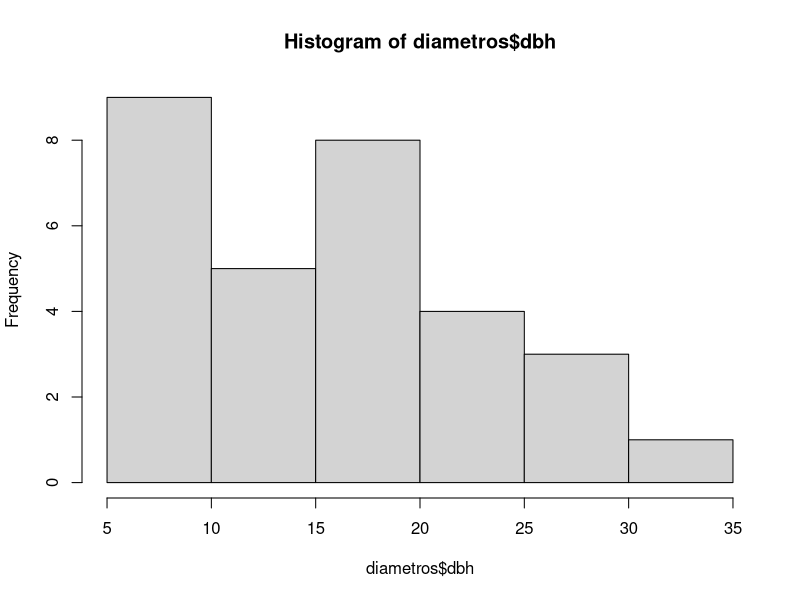
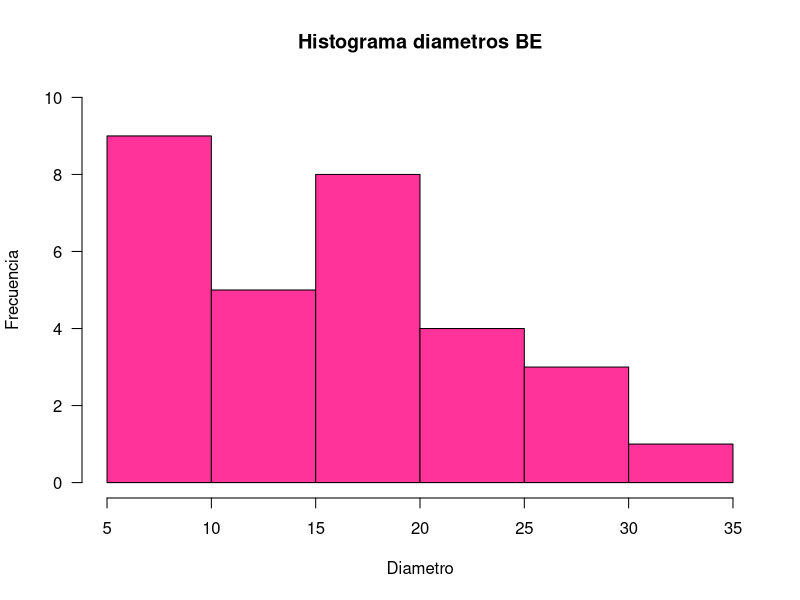
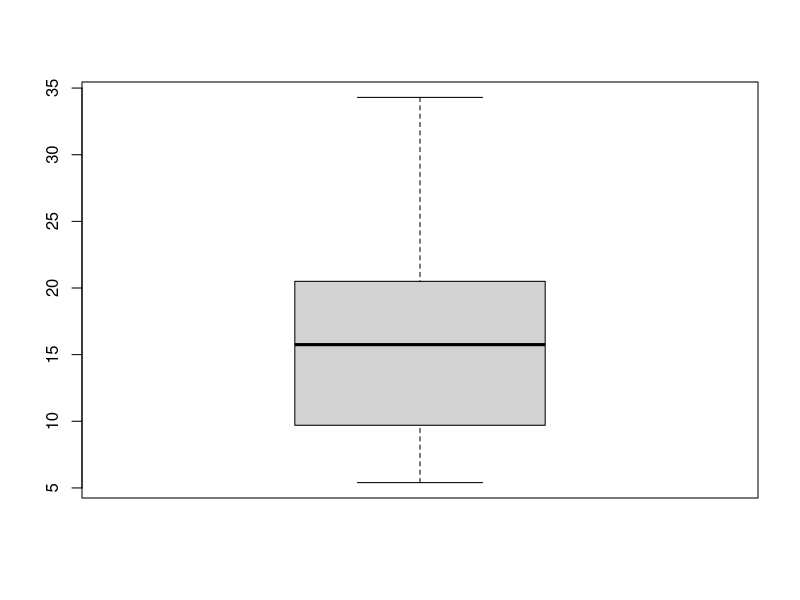
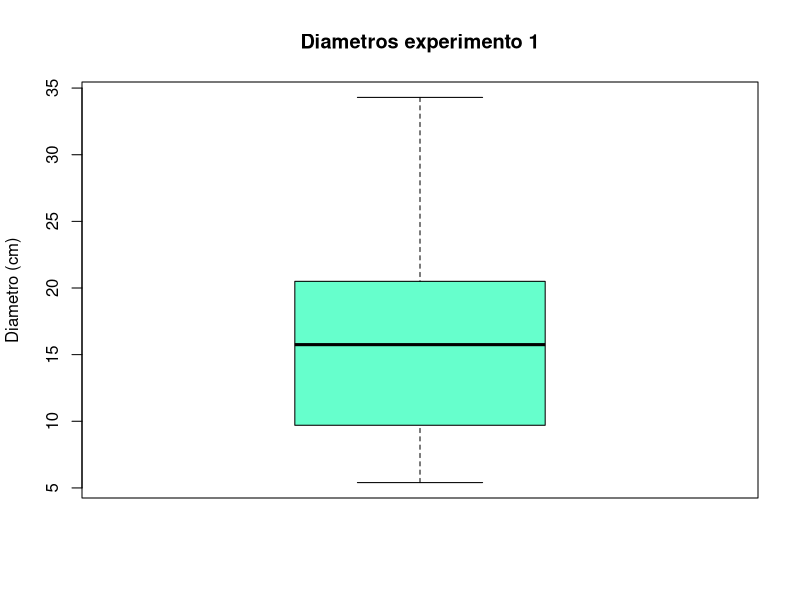
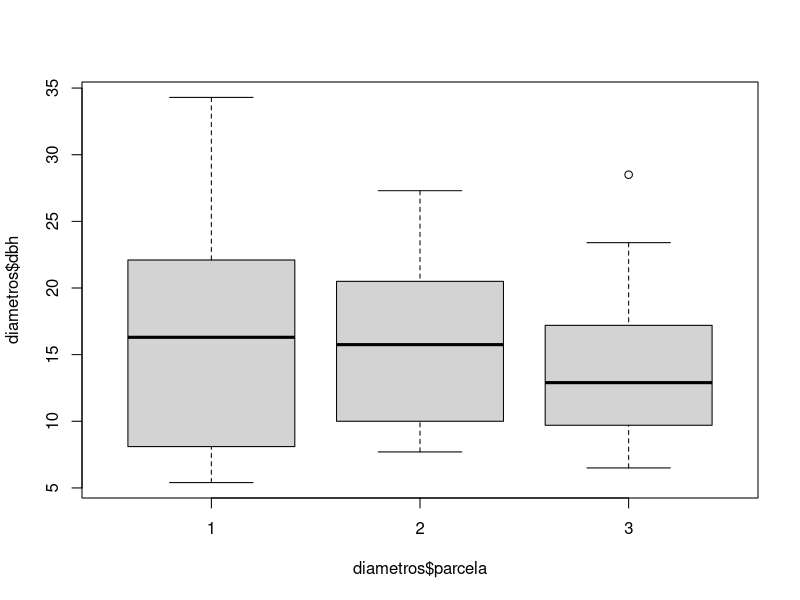
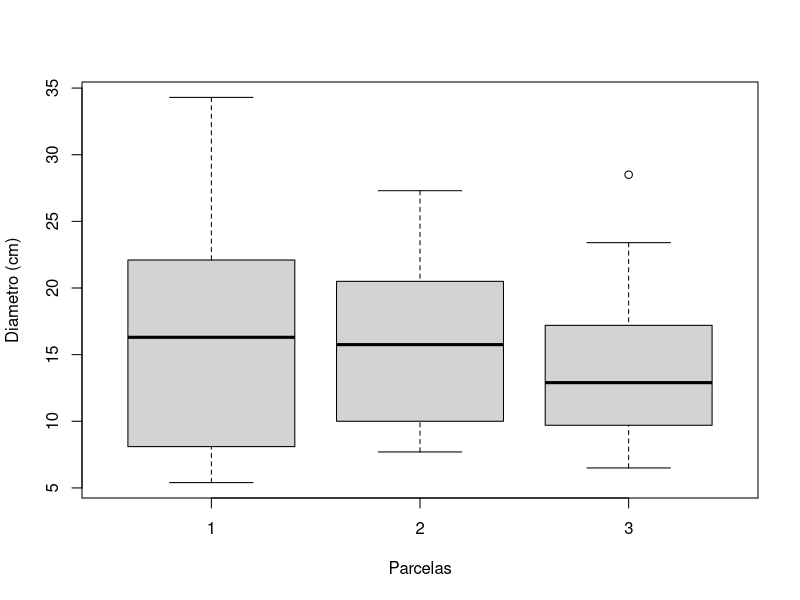

The R script that drew these images, in order:
# Itzel Reta Heredia
# 8/16/2021
# 2124992
############

# Impoprtar datos CSV -----------------------------------------------------
# read.csv  funcion para importar datos

#comando setwd especifica la ruta en donde se encuentran las bases de datos almacenados
setwd("C:/estadistica/Analisis-estadisticos-2021") 

diametros <- read.csv("DBH_1.csv", header = TRUE, encoding = "UTF-8")
##diam <- read.csv("DBH_1.csv", header = TRUE, encoding = "UTF-8")

#comando head() para verificar
head(diametros)
tail(diametros)

# medidas de tendencia central --------------------------------------------


##mean(dbh)
mean(diametros$dbh)
median(diametros$dbh)
fivenum(diametros$dbh)

#{
#Función que encuentra la moda de un vector x
# m1 <- sort(table(x),decreasing=T)
# moda <- names(m1[m1==m1[1]])
# moda <- as.numeric(moda)
#  return(moda)
#}

# medidas de dispersion ---------------------------------------------------

sd(diametros$dbh)
var(diametros$dbh)
#coeficiente de variacion
sd(diametros$dbh)/mean(diametros$dbh) *100

# cuantiles ---------------------------------------------------------------

quantile(diametros$dbh, 0.5)
quantile(diametros$dbh, 0.15)
quantile(diametros$dbh, 0.25)

# graficas ----------------------------------------------------------------

#funcion histohramas (hist)

hist(diametros$dbh) 
hist(diametros$dbh, main = "Histograma diametros BE", 
     ylab = "Frecuencia", xlab = "Diametro",
     col = "#ff3399", ylim = c(0,10),
     las = 1)

# boxplot -----------------------------------------------------------------

boxplot(diametros$dbh)
boxplot(diametros$dbh, ylab = "Diametro (cm)", main = "Diametros experimento 1",
        col = "#66ffcc")
boxplot(diametros$dbh ~ diametros$parcela)
boxplot(diametros$dbh ~ diametros$parcela, xlab = "Parcelas", ylab = "Diametro (cm)")

# stem --------------------------------------------------------------------

stem(diametros$dbh)
stem(diametros$dbh, scale = 2)





# la funcion names.arg sirve para renombrar cada una de las columnas
# names.arg = c("Horsebean", "Meatmeal", "Sunflower", "Linseed", "Casein", "Soybean") 

